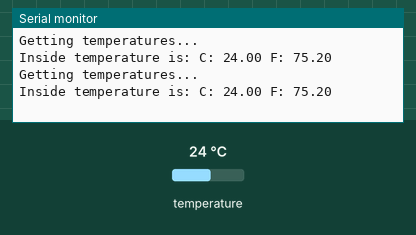
This sketch was run on a simulated Arduino Uno, built with avr-gcc and run on an emulated ATmega328P. Shown: the last lines printed to the serial monitor. Inputs (shaded band) come from the test bench; at power-on: temperature 24 °C.

Above: at 5.2 s.
5.3 s: temperature set to 12 °C
At 6.57 s:
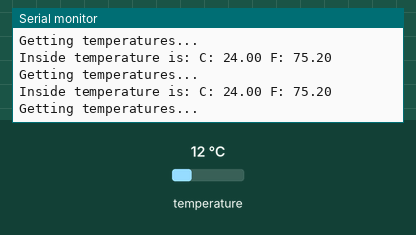
8.6 s: temperature set to 19 °C
At 9.9 s:
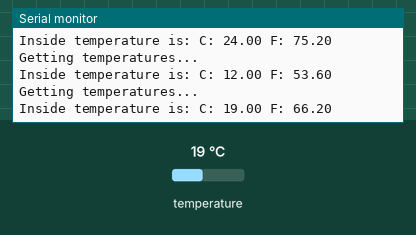
Timing chart, 0 to 11.6 s (numbered marks = the images above; inputs shaded):
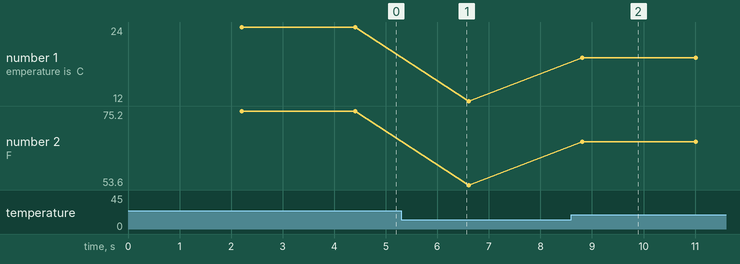

The sketch:

arduino_ds18b20_temperature_sensor.ino
```cpp
// This Arduino sketch reads DS18B20 "1-Wire" digital
// temperature sensors.
// Tutorial:
// http://www.hacktronics.com/Tutorials/arduino-1-wire-tutorial.html

#include <OneWire.h>
#include <DallasTemperature.h>

// Data wire is plugged into pin 3 on the Arduino
#define ONE_WIRE_BUS 3

// Setup a oneWire instance to communicate with any OneWire devices
OneWire oneWire(ONE_WIRE_BUS);

// Pass our oneWire reference to Dallas Temperature.
DallasTemperature sensors(&oneWire);

// Assign the addresses of your 1-Wire temp sensors.
// See the tutorial on how to obtain these addresses:
// http://www.hacktronics.com/Tutorials/arduino-1-wire-address-finder.html

DeviceAddress insideThermometer = { 0x28, 0x13, 0x80, 0x5F, 0x07, 0x00, 0x00, 0xEF };
//DeviceAddress outsideThermometer = { 0x28, 0x6B, 0xDF, 0xDF, 0x02, 0x00, 0x00, 0xC0 };
//DeviceAddress dogHouseThermometer = { 0x28, 0x59, 0xBE, 0xDF, 0x02, 0x00, 0x00, 0x9F };

void setup(void)
{
  // start serial port
  Serial.begin(9600);
  // Start up the library
  sensors.begin();
  // set the resolution to 10 bit (good enough?)
  sensors.setResolution(insideThermometer, 10);
 // sensors.setResolution(outsideThermometer, 10);
 // sensors.setResolution(dogHouseThermometer, 10);
}

void printTemperature(DeviceAddress deviceAddress)
{
  float tempC = sensors.getTempC(deviceAddress);
  if (tempC == -127.00) {
    Serial.print("Error getting temperature");
  } else {
    Serial.print("C: ");
    Serial.print(tempC);
    Serial.print(" F: ");
    Serial.print(DallasTemperature::toFahrenheit(tempC));
  }
}

void loop(void)
{
  delay(2000);
  Serial.print("Getting temperatures...\n\r");
  sensors.requestTemperatures();

  Serial.print("Inside temperature is: ");
  printTemperature(insideThermometer);
  Serial.print("\n\r");

}
```

Measured:
- after the input at 8.6 s, the serial monitor: prints a new line after 0.21 s (image 2)
- plotted number 1: 24 → 12 after the input at 5.3 s, 12 → 19 after the input at 8.6 s
- plotted number 2: 75.2 → 53.6 after the input at 5.3 s, 53.6 → 66.2 after the input at 8.6 s
